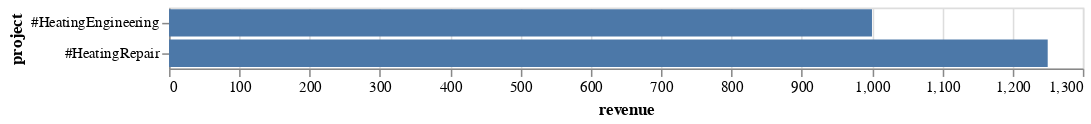

Notebook cell for this chart:
### Markdown cell above
Now that we have connected a source for time tracking data, we can pass it to other functions. In the following we want to display our expected future revenue based on our planning.

### Code cell
controller.eval_time_planning(
    my_planning_calendar,
    by="project",
)

### Figure 1 — Vega-Lite specification as saved in the notebook (floating-point values rounded to 4 significant figures)
{"config": {"range": {"category": {"scheme": "category20"}}}, "data": {"name": "data-b78cd1c46b7caf49312c59152f8e456d"}, "mark": "bar", "encoding": {"x": {"type": "quantitative", "field": "revenue"}, "y": {"type": "nominal", "field": "project"}}, "width": 600, "$schema": "https://vega.github.io/schema/vega-lite/v4.8.1.json", "datasets": {"data-b78cd1c46b7caf49312c59152f8e456d": [{"project": "#HeatingEngineering", "revenue": 1000.0}, {"project": "#HeatingRepair", "revenue": 1250.0}]}}
